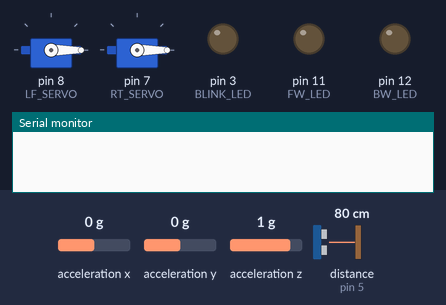
Recording of a sketch running on a simulated Arduino Uno, built with avr-gcc and run on an emulated ATmega328P. On the bench: 2 × servo, output pins drawn as LEDs (lit = HIGH), the last lines printed to the serial monitor. Dashed ring = blinking. The inputs (shaded band) are chosen by the test bench; at power-on: acceleration y 0 g, acceleration x 0 g, acceleration z 1 g, distance to the obstacle (sensor on pin 5) 80 cm. The echo pulse lasts 58.3 µs per cm; pins used as bus, display or sensor lines are not drawn.

Above: at 1.2 s.
1.3 s: acceleration y set to 0.6 g
At 1.9 s:
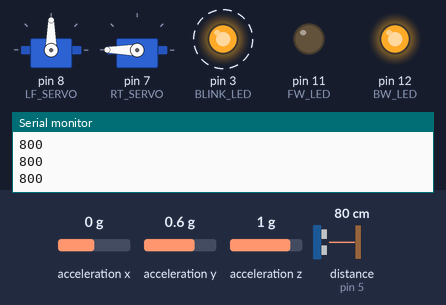
4.3 s: acceleration y set to 0.8 g
At 4.6 s:
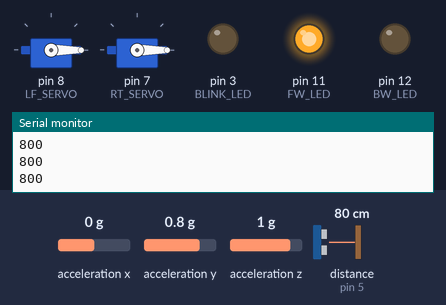
Timing chart, 0 to 7.3 s (numbered marks = the images above; inputs shaded):
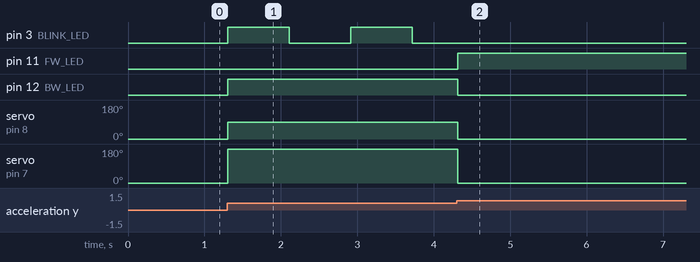

Measured:
- the behaviour switches between 0.6 and 0.7 g on acceleration y (found by bisection; images 1 and 2)
- after the input at 1.3 s, pin 3 (BLINK_LED): alternates HIGH for 0.80 s and LOW for 0.80 s, starting at once; pin 12 (BW_LED): LOW → HIGH at once; servo on pin 8 (LF_SERVO): 0° → 90° at once; servo on pin 7 (RT_SERVO): 0° → 180° at once
- after the input at 4.3 s, pin 3 (BLINK_LED): stops changing and stays LOW; pin 11 (FW_LED): LOW → HIGH at once; pin 12 (BW_LED): HIGH → LOW at once; servo on pin 8 (LF_SERVO): 90° → 0° at once; servo on pin 7 (RT_SERVO): 180° → 0° at once

The sketch:

main.ino
```cpp
#include <Wire.h>
#include <Adafruit_Sensor.h>
#include <Adafruit_ADXL345_U.h>
#include <Servo.h>

#define BW_LED 12
#define FW_LED 11
#define BLINK_LED 3
#define LF_SERVO 8
#define RT_SERVO 7
#define HC_TRIG_LF 10
#define HC_TRIG_RT 9
#define HC_ECHO_LF 5
#define HC_ECHO_RT 4
#define TIMEOUT 2000

/* Assign a unique ID to this sensor at the same time */
Adafruit_ADXL345_Unified accel = Adafruit_ADXL345_Unified(12345);

Servo servo_l, servo_r;

bool reversing = false;
bool forwarding = false;
bool stopped = true;
float reg = 0;
float X = 0;
float Y = 0;
float lastX = 0;
float lastY = 0;
int timeout = TIMEOUT;
unsigned int blink_state = LOW;
unsigned long blink_interval = 300;
unsigned long previous = 0;

void setup(void)
{
  Serial.begin(9600);

  while(!accel.begin()) {
    Serial.println("Erorr: no ADXL345 detected\n");
    delay(500);
  }

  /* Set the range */
  accel.setRange(ADXL345_RANGE_2_G);

  pinMode(BW_LED, OUTPUT);
  pinMode(FW_LED, OUTPUT);
  pinMode(BLINK_LED, OUTPUT);

  servo_l.attach(LF_SERVO);
  servo_l.write(0);
  servo_r.attach(RT_SERVO);
  servo_r.write(0);

  pinMode(HC_TRIG_LF, OUTPUT);
  pinMode(HC_TRIG_RT, OUTPUT);
  pinMode(HC_ECHO_LF, INPUT);
  pinMode(HC_ECHO_RT, INPUT);
}

void activate() {
  servo_l.write(90);
  servo_r.write(270);
}

void deactivate() {
  servo_l.write(0);
  servo_r.write(0);
}

float getDistance(int trig, int echo) {
  digitalWrite(trig, LOW);
  delayMicroseconds(1);
  digitalWrite(trig, HIGH);
  delayMicroseconds(5);
  digitalWrite(trig, LOW);

  float distance = pulseIn(echo, HIGH);

  //Serial.print("Distance = ");
  //Serial.print(distance);
  //Serial.print("\n");
  return distance;
}

void loop(void)
{
  /* Get a new sensor event */
  sensors_event_t event;
  accel.getEvent(&event);

  //X = lastX * 0.5 + event.acceleration.x * 0.5;
  Y = event.acceleration.y;

  //Serial.print("X: "); Serial.print(X); Serial.print(" ");
  //Serial.print("Y: "); Serial.print(Y); Serial.print("\n");

  if (reversing) {
    digitalWrite(BW_LED, HIGH);
    activate();
    float d1 = getDistance(HC_TRIG_LF, HC_ECHO_LF);
    float d2 = 10000;//getDistance(HC_TRIG_RT, HC_ECHO_RT);
    float m = min(d1, d2);

    if (m > 6000)
      blink_interval = 10000000;
    else if (m > 4000)
      blink_interval = 800;
    else if (m > 3000)
      blink_interval = 500;
    else if (m > 2000)
      blink_interval = 300;
    else if (m > 1000)
      blink_interval = 200;

    Serial.println(blink_interval);

    unsigned long current = millis();
    if (current - previous >= blink_interval) {
      previous = current;

      if (blink_state == LOW) blink_state = HIGH;
      else blink_state = LOW;

      digitalWrite(BLINK_LED, blink_state);
    }
  }
  else {
    digitalWrite(BW_LED, LOW);
    deactivate();
  }

  if (forwarding) digitalWrite(FW_LED, HIGH);
  else digitalWrite(FW_LED, LOW);
  //Serial.print(timeout); Serial.print("\n");

  if (Y > 6) {
    forwarding = true;
    reversing = false;
    stopped = false;
    timeout = TIMEOUT;
  }
  else if (Y > 0.5) {
    // backwards acceleration
    if (stopped) {
      reversing = true;
      stopped = false;
      timeout = TIMEOUT;
    }
    else if (reversing) {
      timeout = TIMEOUT;
    }
    else if (forwarding) {
      timeout -= 20;
      if (timeout < 0) {
        forwarding = false;
        stopped = true;
        timeout = TIMEOUT;
      }
    }
  }
  else if (Y > -0.5) {
    // no acceleration
    if (reversing) {
      timeout--;
      if (timeout < 0) {
        reversing = false;
        stopped = true;
        timeout = TIMEOUT;
      }
    }
    if (forwarding) {
      timeout = TIMEOUT;
    }
  }
  else {
    // forward acceleration
    if (stopped) {
      stopped = false;
      forwarding = true;
    }
    if (forwarding) {
      timeout = TIMEOUT;
    }
    if (reversing) {
      timeout -= 40;
      if (timeout < 0) {
        reversing = false;
        stopped = true;
        timeout = TIMEOUT;
      }
    }
  }
}
```
